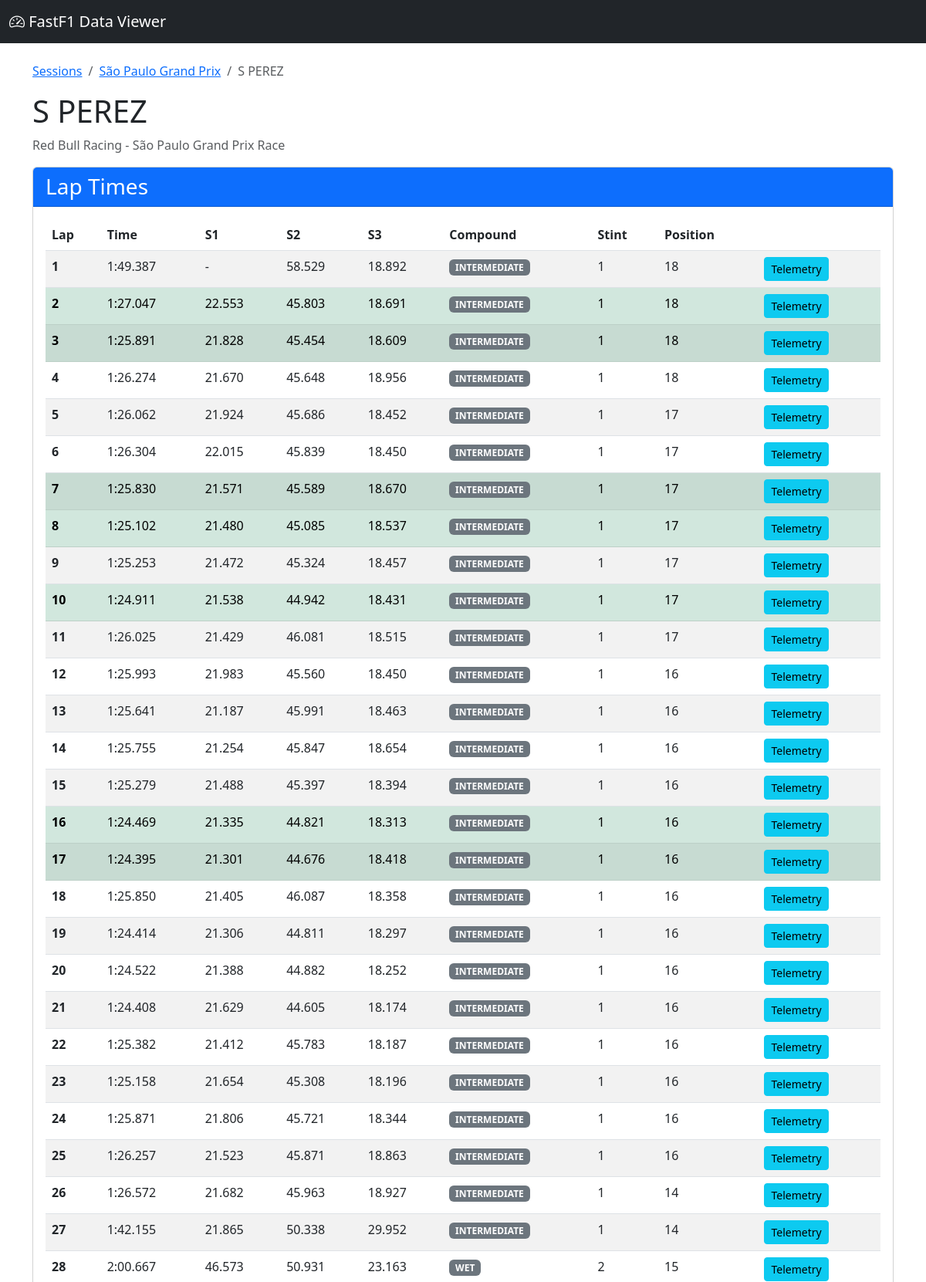
Page /driver/2024_21_Race/PER (upper part) on the committed database.
### tables this page shows
CREATE TABLE drivers (
    driver_id TEXT PRIMARY KEY,
    driver_number INTEGER,
    broadcast_name TEXT,
    full_name TEXT,
    first_name TEXT,
    last_name TEXT,
    country_code TEXT,
    team_name TEXT,
    team_color TEXT
);

CREATE TABLE laps (
    lap_id INTEGER PRIMARY KEY AUTOINCREMENT,
    session_id TEXT,
    driver_id TEXT,
    lap_number INTEGER,
    lap_time_seconds REAL,
    sector1_time_seconds REAL,
    sector2_time_seconds REAL,
    sector3_time_seconds REAL,
    speed_i1 REAL,
    speed_i2 REAL,
    speed_fl REAL,
    speed_st REAL,
    compound TEXT,
    tyre_life INTEGER,
    stint INTEGER,
    is_personal_best BOOLEAN,
    track_status TEXT,
    position INTEGER,
    FOREIGN KEY (session_id) REFERENCES sessions(session_id),
    FOREIGN KEY (driver_id) REFERENCES drivers(driver_id)
);

### app.py (the view)
@app.route('/driver/<session_id>/<driver_id>')
def driver(session_id, driver_id):
    conn = get_db()
    session = conn.execute('SELECT * FROM sessions WHERE session_id = ?', (session_id,)).fetchone()
    if not session:
        abort(404)
    driver = conn.execute('SELECT * FROM drivers WHERE driver_id = ?', (driver_id,)).fetchone()
    if not driver:
        abort(404)
    laps = conn.execute('''
        SELECT *
        FROM laps
        WHERE session_id = ? AND driver_id = ?
        ORDER BY lap_number
    ''', (session_id, driver_id)).fetchall()
    conn.close()
    return render_template('driver.html',
                         session=session,
                         driver=driver,
                         laps=laps)

### app.py (called while the page is built)
def get_db():
    conn = sqlite3.connect(DB_PATH)
    conn.row_factory = sqlite3.Row
    return conn

### templates/driver.html (shortened to what this page needs)
{% extends "base.html" %}
{% block content %}
<nav aria-label="breadcrumb">
    <ol class="breadcrumb">
        <li class="breadcrumb-item"><a href="/">Sessions</a></li>
        <li class="breadcrumb-item"><a href="/session/{{ session['session_id'] }}">{{ session['event_name'] }}</a></li>
        <li class="breadcrumb-item active">{{ driver['broadcast_name'] }}</li>
    </ol>
</nav>
<h1>{{ driver['broadcast_name'] }}</h1>
<p class="text-muted">{{ driver['team_name'] }} - {{ session['event_name'] }} {{ session['session_type'] }}</p>
<div class="row">
    <div class="col-md-12">
        <div class="card">
            <div class="card-header bg-primary text-white">
                <h3 class="mb-0">Lap Times</h3>
            </div>
            <div class="card-body">
                <table class="table table-striped table-hover">
                    <thead>
                        <tr>
                            <th>Lap</th>
                            <th>Time</th>
                            <th>S1</th>
                            <th>S2</th>
                            <th>S3</th>
                            <th>Compound</th>
                            <th>Stint</th>
                            <th>Position</th>
                            <th></th>
                        </tr>
                    </thead>
                    <tbody>
                        {% for lap in laps %}
                        <tr {% if lap['is_personal_best'] %}class="table-success" {% endif %}>
                            <td><strong>{{ lap['lap_number'] }}</strong></td>
                            <td>{{ '%d:%06.3f' | format((lap['lap_time_seconds'] // 60)|int, lap['lap_time_seconds'] %
                                60) if lap['lap_time_seconds'] else '-' }}</td>
                            <td>{{ '%.3f' | format(lap['sector1_time_seconds']) if lap['sector1_time_seconds'] else '-'
                                }}</td>
                            <td>{{ '%.3f' | format(lap['sector2_time_seconds']) if lap['sector2_time_seconds'] else '-'
                                }}</td>
                            <td>{{ '%.3f' | format(lap['sector3_time_seconds']) if lap['sector3_time_seconds'] else '-'
                                }}</td>
                            <td>
                                {% if lap['compound'] %}
                                <span
                                    class="badge bg-{% if lap['compound'] == 'SOFT' %}danger{% elif lap['compound'] == 'MEDIUM' %}warning{% else %}secondary{% endif %}">
                                    {{ lap['compound'] }}
                                </span>
                                {% else %}-{% endif %}
                            </td>
                            <td>{{ lap['stint'] if lap['stint'] else '-' }}</td>
                            <td>{{ lap['position']|int if lap['position'] else '-' }}</td>
                            <td>
                                <a href="/lap/{{ session['session_id'] }}/{{ driver['driver_id'] }}/{{ lap['lap_number'] }}"
                                    class="btn btn-sm btn-info">
                                    Telemetry
                                </a>
                            </td>
                        </tr>
                        {% endfor %}
                    </tbody>
                </table>
            </div>
        </div>
    </div>
</div>
{% endblock %}

### rows in the picture
drivers: broadcast_name "S PEREZ", team_name "Red Bull Racing"
laps: lap_number "1", lap_time_seconds "1:49.387", sector1_time_seconds "-", sector2_time_seconds "58.529", sector3_time_seconds "18.892", compound "INTERMEDIATE", stint "1", position "18"
laps: lap_number "2", lap_time_seconds "1:27.047", sector1_time_seconds "22.553", sector2_time_seconds "45.803", sector3_time_seconds "18.691", compound "INTERMEDIATE", stint "1", position "18"
laps: lap_number "3", lap_time_seconds "1:25.891", sector1_time_seconds "21.828", sector2_time_seconds "45.454", sector3_time_seconds "18.609", compound "INTERMEDIATE", stint "1", position "18"
laps: lap_number "4", lap_time_seconds "1:26.274", sector1_time_seconds "21.670", sector2_time_seconds "45.648", sector3_time_seconds "18.956", compound "INTERMEDIATE", stint "1", position "18"
laps: lap_number "5", lap_time_seconds "1:26.062", sector1_time_seconds "21.924", sector2_time_seconds "45.686", sector3_time_seconds "18.452", compound "INTERMEDIATE", stint "1", position "17"
laps: lap_number "6", lap_time_seconds "1:26.304", sector1_time_seconds "22.015", sector2_time_seconds "45.839", sector3_time_seconds "18.450", compound "INTERMEDIATE", stint "1", position "17"
laps: lap_number "7", lap_time_seconds "1:25.830", sector1_time_seconds "21.571", sector2_time_seconds "45.589", sector3_time_seconds "18.670", compound "INTERMEDIATE", stint "1", position "17"
laps: lap_number "8", lap_time_seconds "1:25.102", sector1_time_seconds "21.480", sector2_time_seconds "45.085", sector3_time_seconds "18.537", compound "INTERMEDIATE", stint "1", position "17"
laps: lap_number "9", lap_time_seconds "1:25.253", sector1_time_seconds "21.472", sector2_time_seconds "45.324", sector3_time_seconds "18.457", compound "INTERMEDIATE", stint "1", position "17"
laps: lap_number "10", lap_time_seconds "1:24.911", sector1_time_seconds "21.538", sector2_time_seconds "44.942", sector3_time_seconds "18.431", compound "INTERMEDIATE", stint "1", position "17"
laps: lap_number "11", lap_time_seconds "1:26.025", sector1_time_seconds "21.429", sector2_time_seconds "46.081", sector3_time_seconds "18.515", compound "INTERMEDIATE", stint "1", position "17"
laps: lap_number "12", lap_time_seconds "1:25.993", sector1_time_seconds "21.983", sector2_time_seconds "45.560", sector3_time_seconds "18.450", compound "INTERMEDIATE", stint "1", position "16"
laps: lap_number "13", lap_time_seconds "1:25.641", sector1_time_seconds "21.187", sector2_time_seconds "45.991", sector3_time_seconds "18.463", compound "INTERMEDIATE", stint "1", position "16"
laps: lap_number "14", lap_time_seconds "1:25.755", sector1_time_seconds "21.254", sector2_time_seconds "45.847", sector3_time_seconds "18.654", compound "INTERMEDIATE", stint "1", position "16"
laps: lap_number "15", lap_time_seconds "1:25.279", sector1_time_seconds "21.488", sector2_time_seconds "45.397", sector3_time_seconds "18.394", compound "INTERMEDIATE", stint "1", position "16"
laps: lap_number "16", lap_time_seconds "1:24.469", sector1_time_seconds "21.335", sector2_time_seconds "44.821", sector3_time_seconds "18.313", compound "INTERMEDIATE", stint "1", position "16"
laps: lap_number "17", lap_time_seconds "1:24.395", sector1_time_seconds "21.301", sector2_time_seconds "44.676", sector3_time_seconds "18.418", compound "INTERMEDIATE", stint "1", position "16"
laps: lap_number "18", lap_time_seconds "1:25.850", sector1_time_seconds "21.405", sector2_time_seconds "46.087", sector3_time_seconds "18.358", compound "INTERMEDIATE", stint "1", position "16"
laps: lap_number "19", lap_time_seconds "1:24.414", sector1_time_seconds "21.306", sector2_time_seconds "44.811", sector3_time_seconds "18.297", compound "INTERMEDIATE", stint "1", position "16"
laps: lap_number "20", lap_time_seconds "1:24.522", sector1_time_seconds "21.388", sector2_time_seconds "44.882", sector3_time_seconds "18.252", compound "INTERMEDIATE", stint "1", position "16"
laps: lap_number "21", lap_time_seconds "1:24.408", sector1_time_seconds "21.629", sector2_time_seconds "44.605", sector3_time_seconds "18.174", compound "INTERMEDIATE", stint "1", position "16"
laps: lap_number "22", lap_time_seconds "1:25.382", sector1_time_seconds "21.412", sector2_time_seconds "45.783", sector3_time_seconds "18.187", compound "INTERMEDIATE", stint "1", position "16"
laps: lap_number "23", lap_time_seconds "1:25.158", sector1_time_seconds "21.654", sector2_time_seconds "45.308", sector3_time_seconds "18.196", compound "INTERMEDIATE", stint "1", position "16"
laps: lap_number "24", lap_time_seconds "1:25.871", sector1_time_seconds "21.806", sector2_time_seconds "45.721", sector3_time_seconds "18.344", compound "INTERMEDIATE", stint "1", position "16"
laps: lap_number "25", lap_time_seconds "1:26.257", sector1_time_seconds "21.523", sector2_time_seconds "45.871", sector3_time_seconds "18.863", compound "INTERMEDIATE", stint "1", position "16"
laps: lap_number "26", lap_time_seconds "1:26.572", sector1_time_seconds "21.682", sector2_time_seconds "45.963", sector3_time_seconds "18.927", compound "INTERMEDIATE", stint "1", position "14"
laps: lap_number "27", lap_time_seconds "1:42.155", sector1_time_seconds "21.865", sector2_time_seconds "50.338", sector3_time_seconds "29.952", compound "INTERMEDIATE", stint "1", position "14"
laps: lap_number "28", lap_time_seconds "2:00.667", sector1_time_seconds "46.573", sector2_time_seconds "50.931", sector3_time_seconds "23.163", compound "WET", stint "2", position "15"

### other values in the picture
{{ session['event_name'] }} "São Paulo Grand Prix"
{{ session['session_type'] }} "Race"
